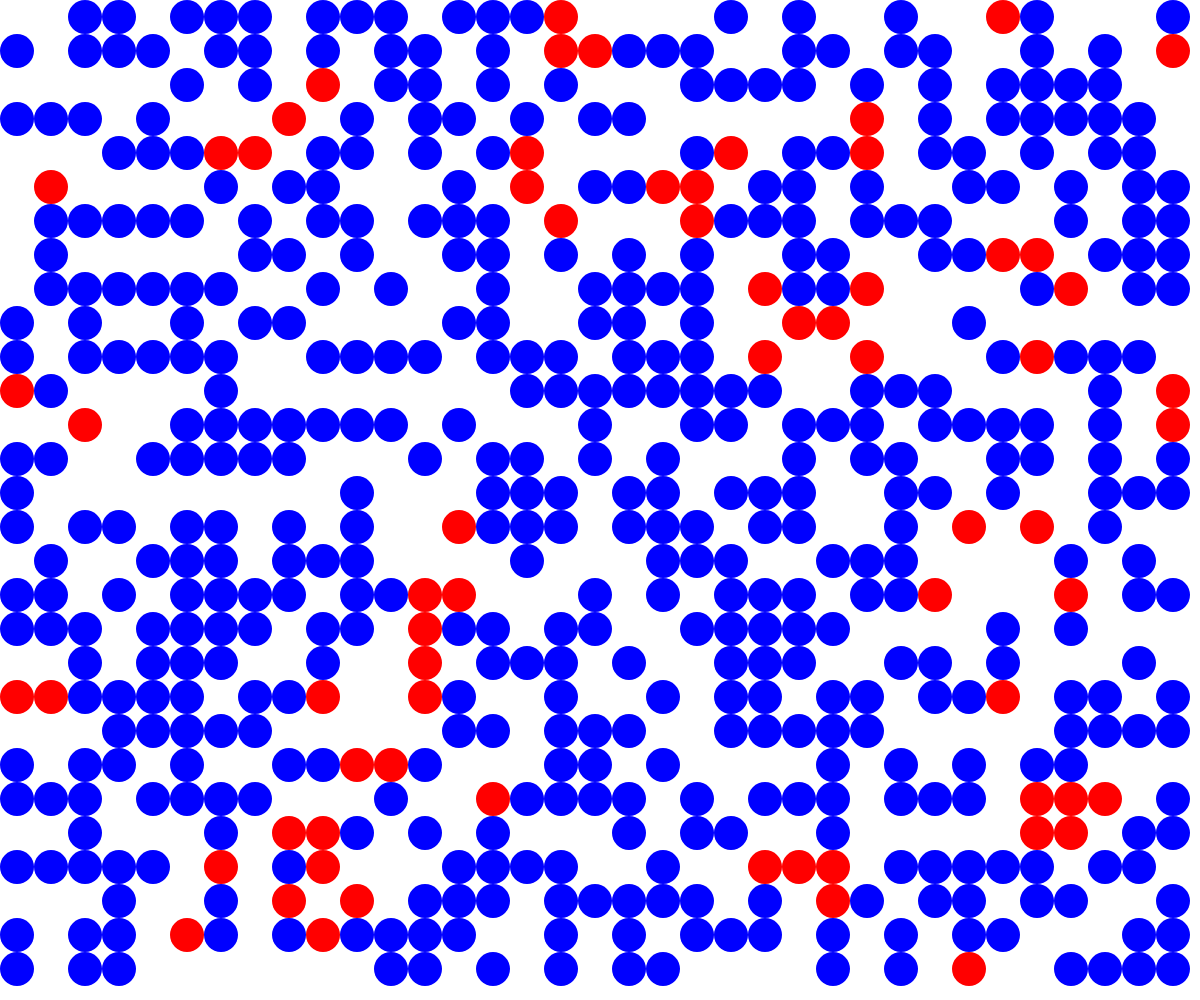
Frame 1 (no input)
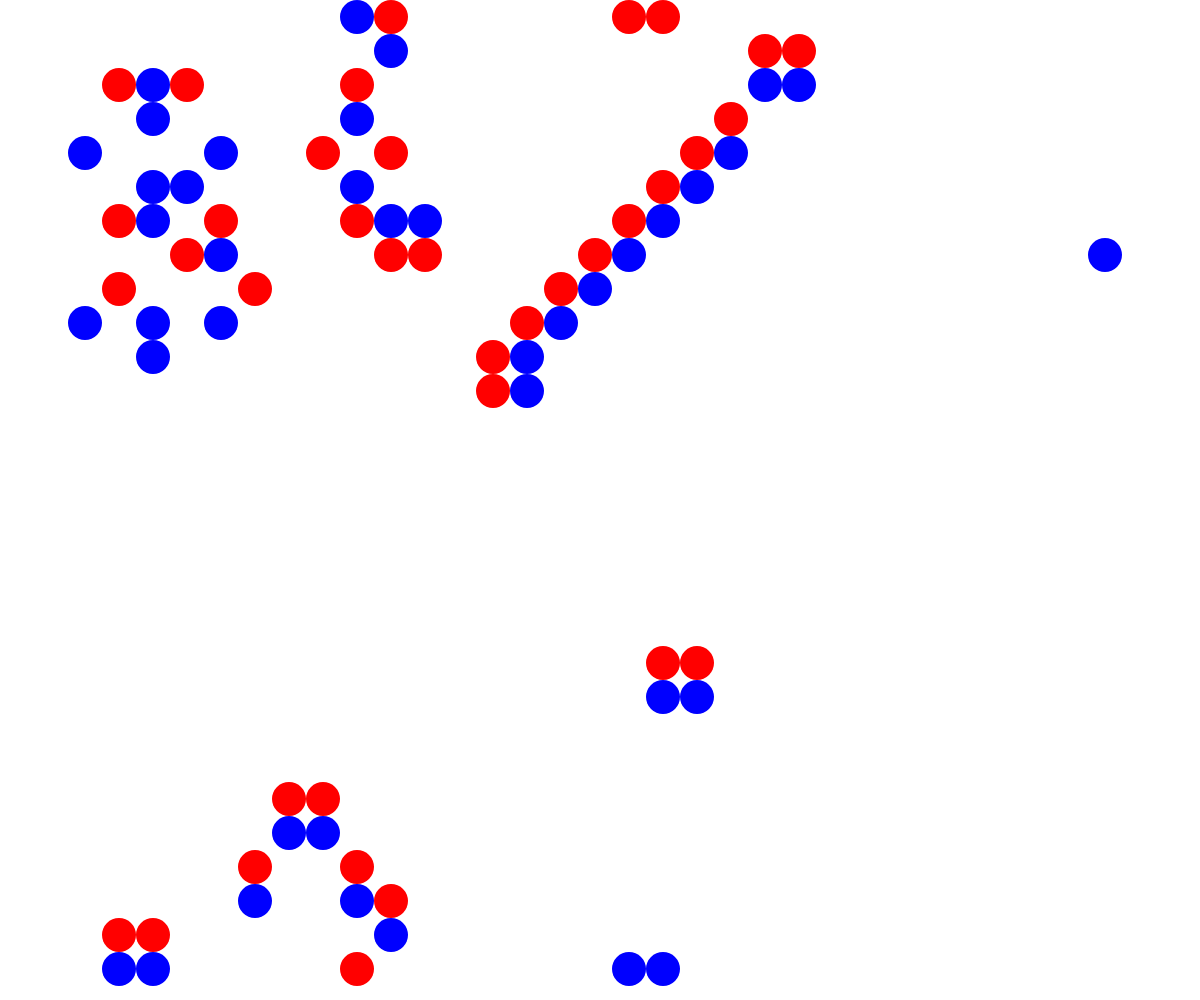
Frame 60 (no input)
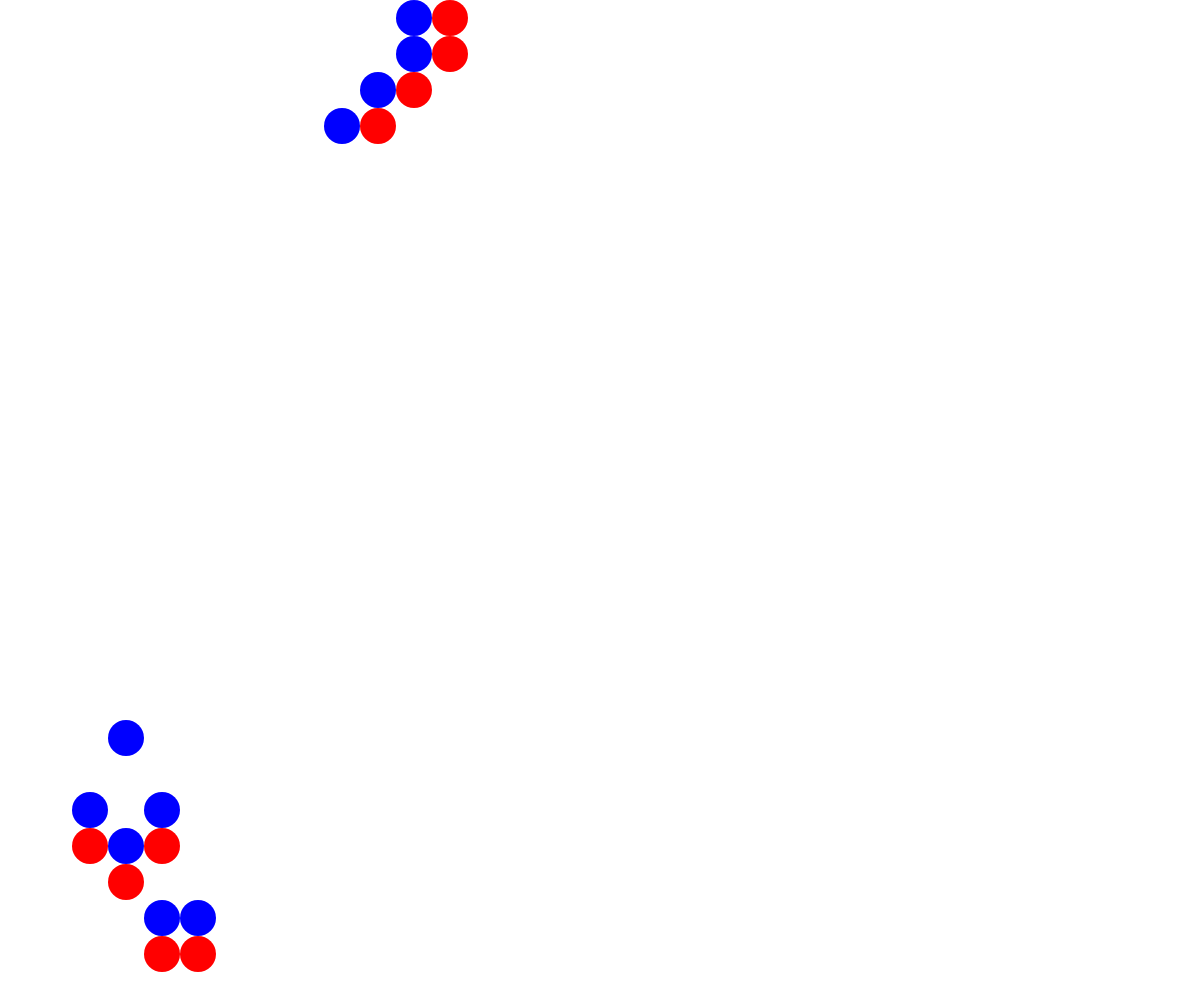
Frame 120 (the mouse pressed at the canvas centre since frame 60)

The p5.js sketch that drew these frames (run headless with seeded random() and noise() and a simulated clock; from frame 60 on, the mouse is pressed at the canvas centre):

// p5.js sketch
// ── sketch.js

let _cellArray;
let _cellSize;
let _numX, _numY;

function setup() {
  let myCanvas = createCanvas(windowWidth, windowHeight);

  restart();
}

function draw() {
  background(255);



  for (let x = 0; x < _numX; x++)
  {
    for (let y = 0; y < _numY; y++)
    {
      _cellArray[x][y].calcNextState();
    }
  }

  translate(_cellSize / 2, _cellSize / 2)
  for (let x = 0; x < _numX; x++)
  {
    for (let y = 0; y < _numY; y++)
    {
      _cellArray[x][y].drawMe();
    }
  }


}

function mousePressed() {
  restart();
}

function restart() {
  _cellSize = floor(random(20, 40));
  _numX = floor(width / _cellSize);
  _numY = floor(height / _cellSize);
  _cellArray = [];
  for (let x = 0; x < _numX; x++)
  {
    _cellArray[x] = [];
    for (let y = 0; y < _numY; y++)
    {
      _cellArray[x][y] = new Cell(x, y);
    }
  }

  for (let x = 0; x < _numX; x++)
  {
    for (let y = 0; y < _numY; y++)
    {
      let above = y - 1 < 0 ? _numY - 1 : y - 1;
      let below = y + 1 == _numY ? 0 : y + 1;
      let left = x - 1 < 0 ? _numX - 1 : x - 1;
      let right = x + 1 == _numX ? 0 : x + 1;

      _cellArray[x][y].addNeighbor(_cellArray[left][above]);
      _cellArray[x][y].addNeighbor(_cellArray[left][y]);
      _cellArray[x][y].addNeighbor(_cellArray[left][below]);
      _cellArray[x][y].addNeighbor(_cellArray[x][above]);
      _cellArray[x][y].addNeighbor(_cellArray[x][below]);
      _cellArray[x][y].addNeighbor(_cellArray[right][above]);
      _cellArray[x][y].addNeighbor(_cellArray[right][y]);
      _cellArray[x][y].addNeighbor(_cellArray[right][below]);

    }
  }
}

class Cell {

  IS_ALIVE = true;
  IS_DEAD = false;

  constructor (x, y) {
    this.x = x * _cellSize;
    this.y = y * _cellSize;
    this.nextState = floor(random(2));
    this.state = this.nextState;
    this.neighbors = [];
  }

  addNeighbor(neighbor) {
    this.neighbors.push(neighbor);
  }

  calcNextState() {

    if (this.state == 0)
    {
      let firingCount = 0;
      for (let i = 0; i < this.neighbors.length; i++)
      {
        if (this.neighbors[i].state == 1)
        {
          firingCount++;
        }
      }
      if (firingCount == 2)
      {
        this.nextState = 1;
      } else
      {
        this.nextState = this.state;
      }
    } else if (this.state == 1)
    {
      this.nextState = 2;
    } else if (this.state == 2)
    {
      this.nextState = 0;
    }
  }





  drawMe() {
    this.state = this.nextState;
    noStroke();
    if (this.state == 1)
    {
      fill('red');
    } else if (this.state == 2)
    {
      fill('blue');
    } else
    {
      fill(255);
    }
    ellipse(this.x, this.y, _cellSize, _cellSize);
  }

}
